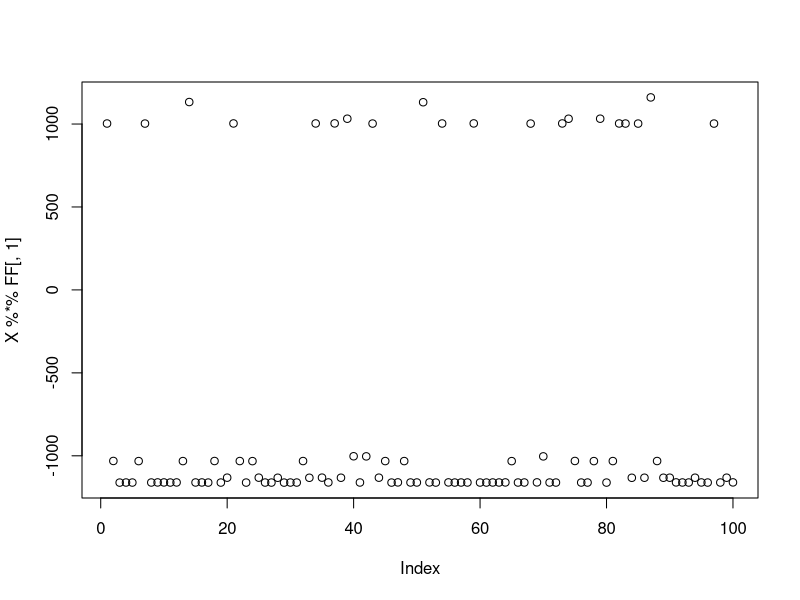
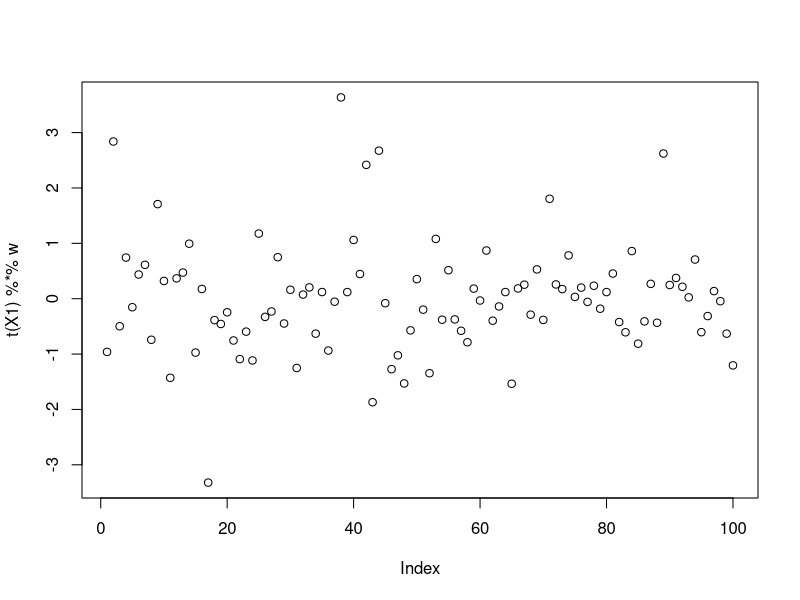
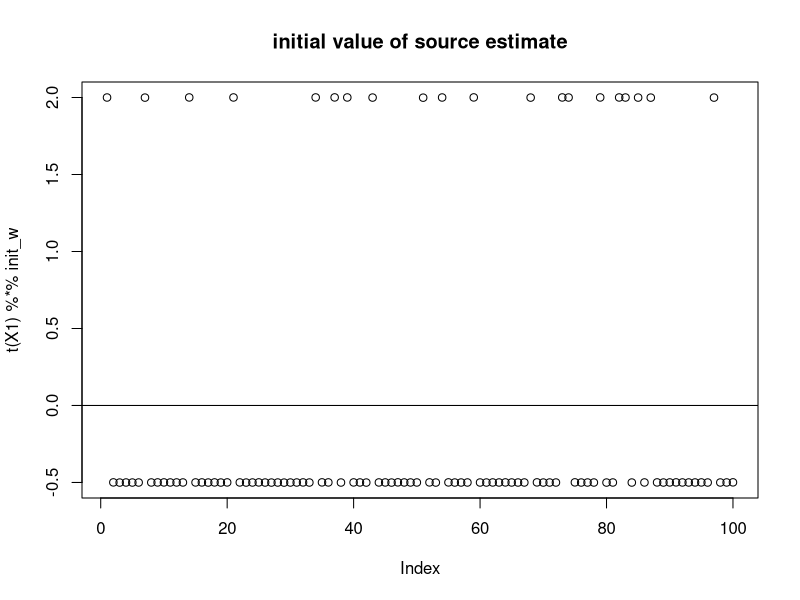
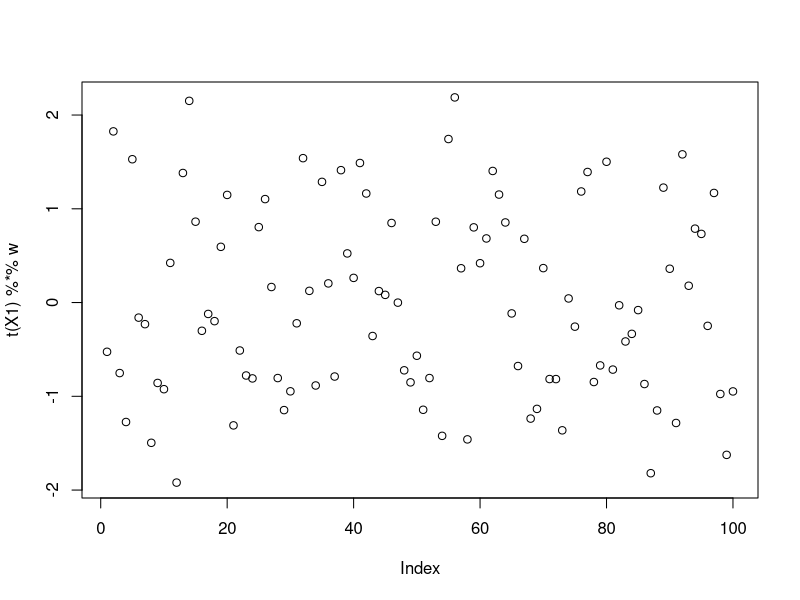
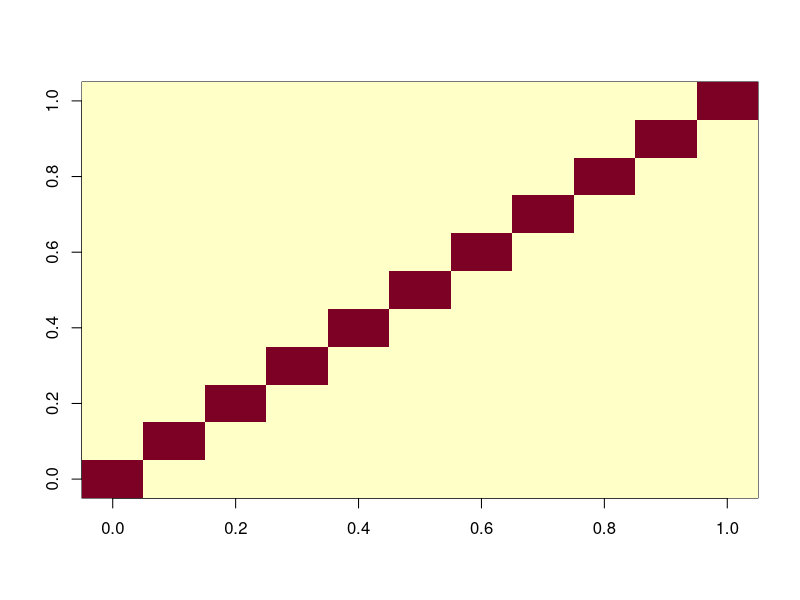
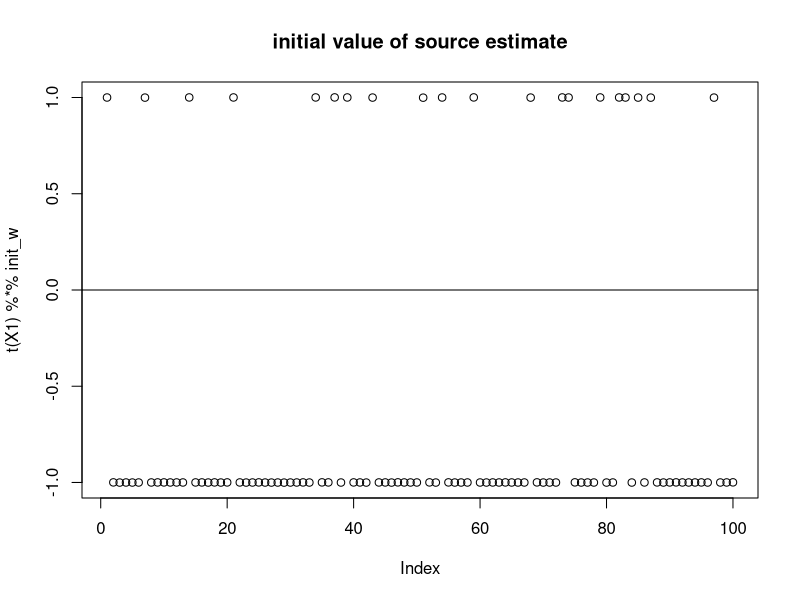
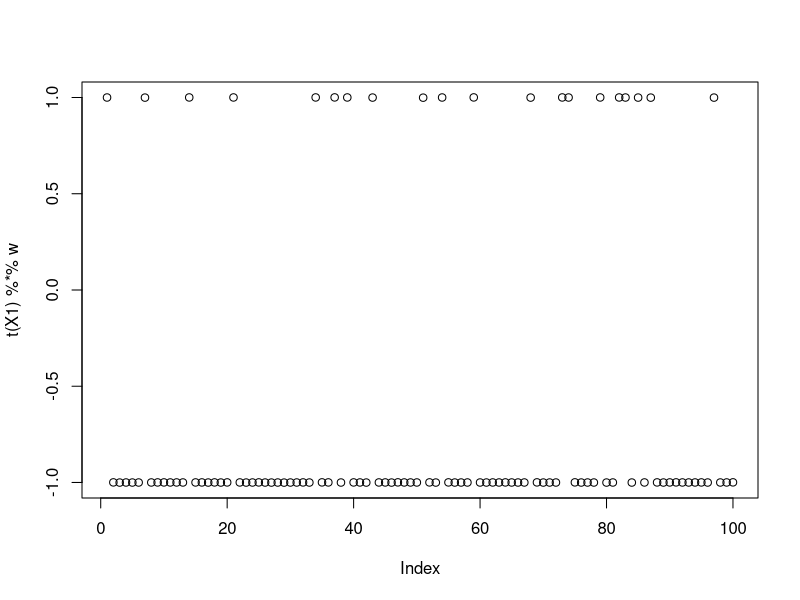
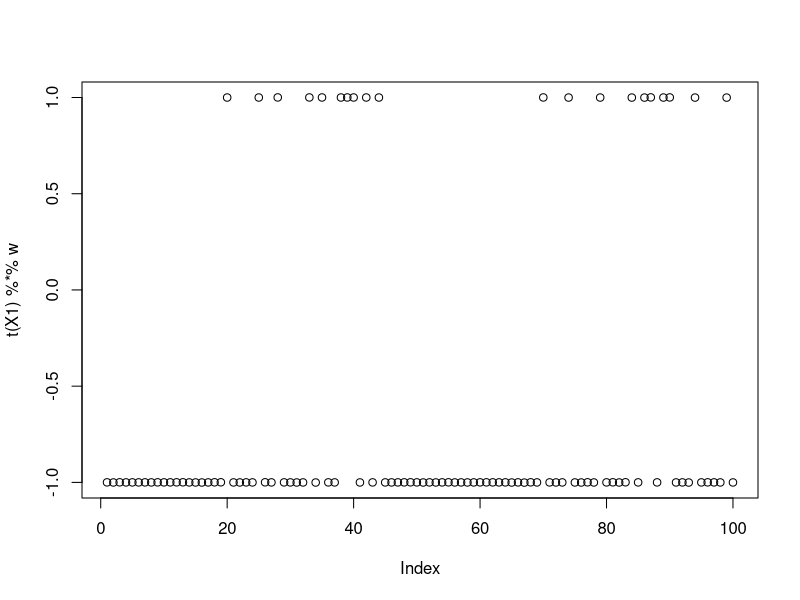

The R script that drew these images, in order:
## ---- chunk 1
fastica_r1update = function(X,w){
  w= w/sqrt(sum(w^2)) # redundant, but just to be safe
  P = t(X) %*% w
  G = tanh(P)
  G2 = 1-tanh(P)^2
  w = X %*% G - sum(G2) * w 
  w = w/sqrt(sum(w^2)) # to ensure the returned value satisfies constraints
  return(w)
}


preprocess = function(X, n.comp=10){
  n <- nrow(X)
  p <- ncol(X)
  X <- scale(X, scale = FALSE)
  X <- t(X)
  
  ## This appears to be equivalant to X1 = t(svd(X)$v[,1:n.comp])       
  V <- X %*% t(X)/n
  s <- La.svd(V)
  D <- diag(c(1/sqrt(s$d)))
  K <- D %*% t(s$u)
  K <- matrix(K[1:n.comp, ], n.comp, p)
  X1 <- K %*% X
  return(X1)
}

compute_objective = function(X,w){
  P = t(X) %*% w
  return(mean(log(cosh(P))))
}
## ---- chunk 2
K=3
p = 1000
n = 100
set.seed(1)
L = matrix(-1,nrow=n,ncol=K)
for(i in 1:K){L[sample(1:n,20),i]=1}
FF = matrix(rnorm(p*K), nrow = p, ncol=K)

X = L %*% t(FF) + rnorm(n*p,0,0.01)
plot(X %*% FF[,1])
X1 = preprocess(X)
## ---- chunk 3
w = rnorm(nrow(X1))
for(i in 1:100)
  w = fastica_r1update(X1,w)
cor(L,t(X1) %*% w)
plot(t(X1) %*% w)
compute_objective(X1,w)
## ---- chunk 4
init_w = X1 %*% L[,1]
init_w = init_w/sqrt(sum(init_w^2))
plot(t(X1) %*% init_w,main="initial value of source estimate")
abline(h=0)
compute_objective(X1,init_w)
mean(log(cosh(rnorm(10000)))) # expected logcosh for normal
## ---- chunk 5
w = init_w
for(i in 1:100)
  w = fastica_r1update(X1,w)
cor(L,t(X1) %*% w)
plot(t(X1) %*% w)
compute_objective(X1,w)
## ---- chunk 6
X1 = rbind(X1, rep(1,ncol(X1)))
image(X1 %*% t(X1))
## ---- chunk 7
init_w = X1 %*% L[,1]
init_w = init_w/sqrt(sum(init_w^2))
plot(t(X1) %*% init_w,main="initial value of source estimate")
abline(h=0)
compute_objective(X1,init_w)
## ---- chunk 8
w = init_w
for(i in 1:100)
  w = fastica_r1update(X1,w)
cor(L,t(X1) %*% w)
plot(t(X1) %*% w)
compute_objective(X1,w)
## ---- chunk 9
w = rnorm(nrow(X1))
for(i in 1:100)
  w = fastica_r1update(X1,w)
cor(L,t(X1) %*% w)
plot(t(X1) %*% w)
compute_objective(X1,w)
## ---- chunk 10
obj = rep(0,100)
for(seed in 1:100){
  set.seed(seed)
  w = rnorm(nrow(X1))
  for(i in 1:100)
    w = fastica_r1update(X1,w)
  obj[seed] = compute_objective(X1,w)
}
plot(obj)
## ---- chunk 11
seed = which.min(obj)
set.seed(seed)
w = rnorm(nrow(X1))
for(i in 1:100)
  w = fastica_r1update(X1,w)
plot(t(X1) %*% w)
cor(L, t(X1) %*% w)
## ---- chunk 12
K=9
p = 1000
n = 100
set.seed(1)
L = matrix(0,nrow=n,ncol=K)
for(i in 1:K){L[sample(1:n,20),i]=1}
FF = matrix(rnorm(p*K), nrow = p, ncol=K)

X = L %*% t(FF) + rnorm(n*p,0,0.01)
plot(X %*% FF[,1])
X1 = preprocess(X)
X1 = rbind(rep(1,ncol(X1)), X1)
## ---- chunk 13
obj = rep(0,100)
for(seed in 1:100){
  set.seed(seed)
  w = rnorm(nrow(X1))
  for(i in 1:100)
    w = fastica_r1update(X1,w)
  obj[seed] = compute_objective(X1,w)
}
plot(obj)
plot(sort(obj[obj>0.425]))
## ---- chunk 14
seed= order(obj,decreasing=TRUE)[1]
set.seed(seed)
w = rnorm(nrow(X1))
for(i in 1:100)
  w = fastica_r1update(X1,w)
cor(L,t(X1) %*% w)
plot(t(X1) %*% w)
## ---- chunk 15
seed= order(obj,decreasing=TRUE)[10]
set.seed(seed)
w = rnorm(nrow(X1))
for(i in 1:100)
  w = fastica_r1update(X1,w)
cor(L,t(X1) %*% w)
## ---- chunk 16
seed= order(obj,decreasing=TRUE)[19]
set.seed(seed)
w = rnorm(nrow(X1))
for(i in 1:100)
  w = fastica_r1update(X1,w)
cor(L,t(X1) %*% w)
## ---- chunk 17
seed= order(obj,decreasing=TRUE)[100]
set.seed(seed)
w = rnorm(nrow(X1))
for(i in 1:100)
  w = fastica_r1update(X1,w)
cor(L,t(X1) %*% w)
plot(t(X1) %*% w)
## ---- chunk 18
set.seed(1)
n = 100
p = 1000
L = matrix(0,nrow=n,ncol=4)
L[1:25,1] = 1 
L[26:50,2] = 1 
L[51:75,3]  = 1
L[76:100,4] = 1
FF = matrix(rnorm(p*4),nrow=p) 
X = L %*% t(FF) + rnorm(n*p,0,0.01)
image(X%*% t(X))
X1 = preprocess(X,n.comp=4)
X1 = rbind(rep(1,ncol(X1)), X1)
## ---- chunk 19
obj = rep(0,100)
Lhat = matrix(nrow=100,ncol=n)
for(seed in 1:100){
  set.seed(seed)
  w = rnorm(nrow(X1))
  for(i in 1:100)
    w = fastica_r1update(X1,w)
  obj[seed] = compute_objective(X1,w)
  Lhat[seed,] = t(X1) %*% w
}
plot(sort(obj))
image(Lhat[order(obj,decreasing=TRUE),])
## ---- chunk 20
seed= order(obj,decreasing=FALSE)[1]
set.seed(seed)
w = rnorm(nrow(X1))
for(i in 1:100)
  w = fastica_r1update(X1,w)
plot(t(X1) %*% w)
## ---- chunk 21
set.seed(1)
n = 225
p = 1000
L = matrix(0,nrow=n,ncol=9)
for(i in 1:9){L[((i-1)*25+1):(i*25),i] = 1}
FF = matrix(rnorm(p*9),nrow=p)
X = L %*% t(FF) + rnorm(n*p,0,0.01)
image(X%*% t(X))
X1 = preprocess(X,n.comp=10)
X1 = rbind(rep(1,ncol(X1)), X1)
## ---- chunk 22
obj = rep(0,100)
Lhat = matrix(nrow=100,ncol=n)
for(seed in 1:100){
  set.seed(seed)
  w = rnorm(nrow(X1))
  for(i in 1:100)
    w = fastica_r1update(X1,w)
  obj[seed] = compute_objective(X1,w)
  Lhat[seed,] = t(X1) %*% w
}
plot(sort(obj))
plot(sort(obj[obj>0.4]))
image(Lhat[order(obj,decreasing=TRUE),])
## ---- chunk 23
# set up L to be a tree with 4 tips and 7 branches (including top shared branch)
set.seed(1)
n = 100
p = 1000
L = matrix(0,nrow=n,ncol=6)
L[1:50,1] = 1 #top split L
L[51:100,2] = 1 # top split R
L[1:25,3]  = 1
L[26:50,4] = 1
L[51:75,5] = 1
L[76:100,6] = 1
FF = matrix(rnorm(p*6),nrow=p) 
X = L %*% t(FF) + rnorm(n*p,0,0.01)
image(X%*% t(X))
X1 = preprocess(X)
X1 = rbind(rep(1,ncol(X1)), X1)
## ---- chunk 24
obj = rep(0,100)
Lhat = matrix(nrow=100,ncol=n)
for(seed in 1:100){
  set.seed(seed)
  w = rnorm(nrow(X1))
  for(i in 1:100)
    w = fastica_r1update(X1,w)
  obj[seed] = compute_objective(X1,w)
  Lhat[seed,] = t(X1) %*% w
}
plot(sort(obj))
plot(sort(obj[obj>0.43]))
image(Lhat[order(obj,decreasing=TRUE),])
## ---- chunk 25
seed= order(obj,decreasing=FALSE)[1]
set.seed(seed)
w = rnorm(nrow(X1))
for(i in 1:100)
  w = fastica_r1update(X1,w)
plot(t(X1) %*% w)
cor(L,t(X1) %*% w)
## ---- chunk 26
X1 = preprocess(X,n.comp=4)
X1 = rbind(rep(1,ncol(X1)), X1)
## ---- chunk 27
obj = rep(0,100)
Lhat = matrix(nrow=100,ncol=n)
for(seed in 1:100){
  set.seed(seed)
  w = rnorm(nrow(X1))
  for(i in 1:100)
    w = fastica_r1update(X1,w)
  obj[seed] = compute_objective(X1,w)
  Lhat[seed,] = t(X1) %*% w
}
plot(sort(obj))
image(Lhat[order(obj,decreasing=TRUE),])
